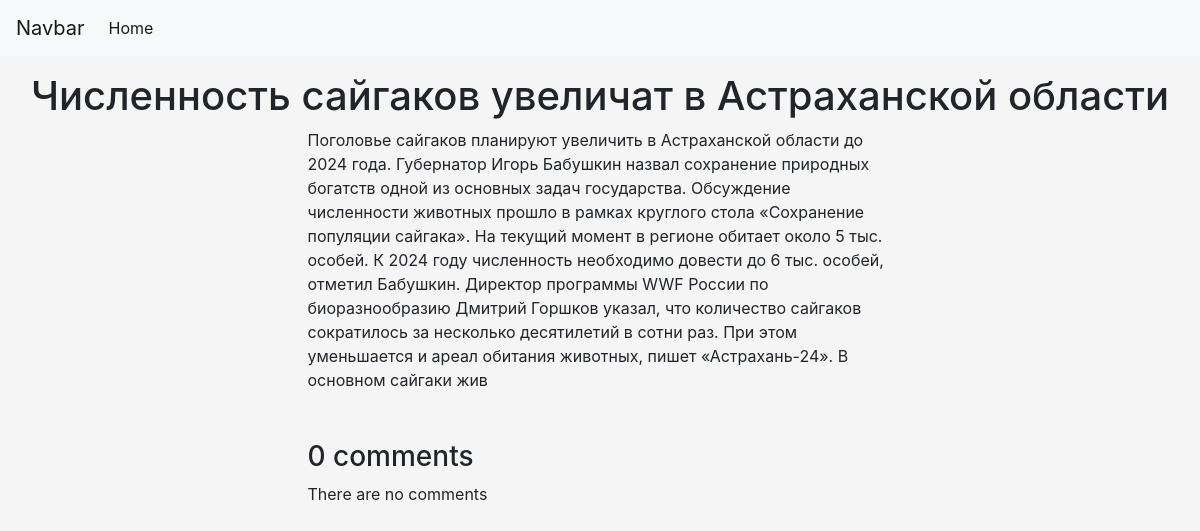
/mynews/2020/2/1/samalamadumalama/, run on an earlier commit of the app's database.
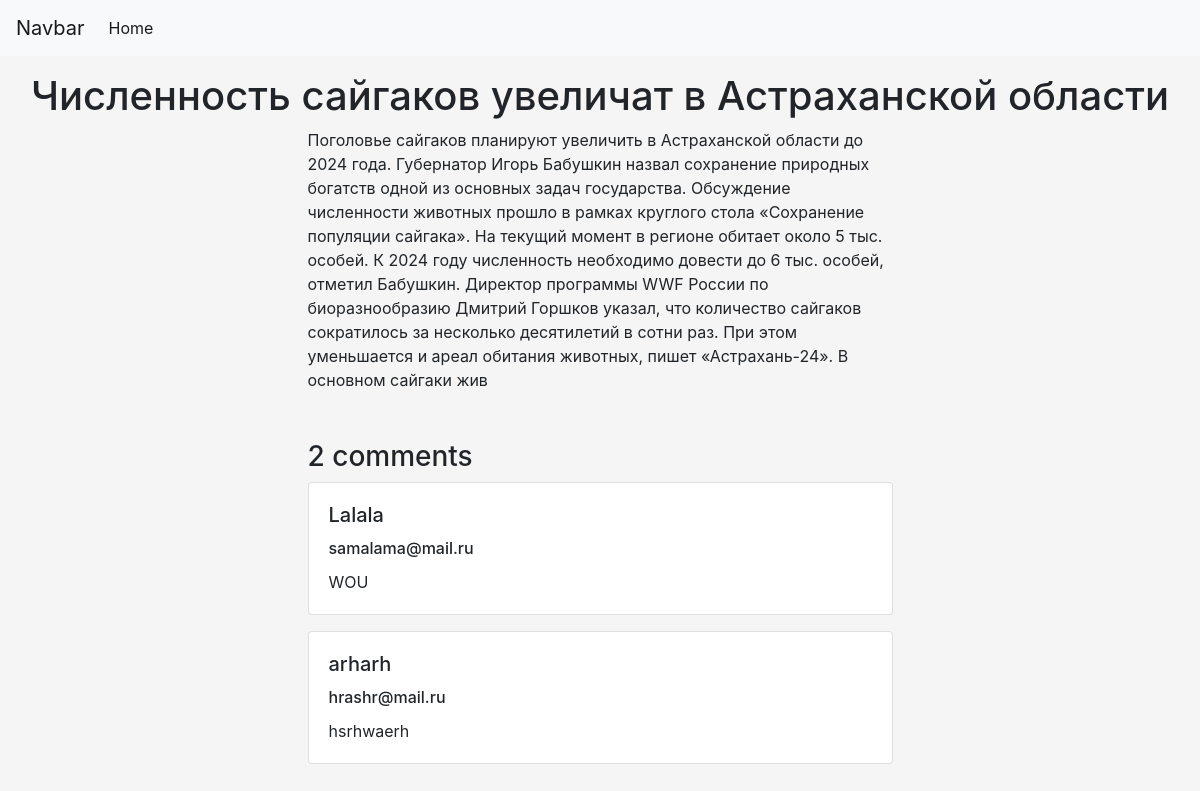
And on a later commit of the database.
### mynews/models.py (models this page shows, shortened)
class News(models.Model):
    SUBJECTS = (
        ('economics', 'Economics'),
        ('natural', 'Natural')
    )
    CHOICES = (
        ('draft', 'Draft'),
        ('published', 'Published')
    )
    title = models.CharField(max_length=150, db_index=True)
    slug = models.SlugField(max_length=200, unique_for_date='time_publish')
    body = models.TextField(max_length=5000, db_index=True)
    author = models.ForeignKey(User, on_delete=models.CASCADE, related_name='news')
    time_create = models.DateTimeField(auto_now_add=True)
    time_publish = models.DateTimeField(default=timezone.now)
    time_update = models.DateTimeField(auto_now=True)
    subject_name = models.CharField(max_length=20, choices=SUBJECTS, default='economics')
    tags = models.ManyToManyField('Tag', related_name='news', blank=True)
    status = models.CharField(max_length=10, choices=CHOICES, default='draft')
    objects = models.Manager()
    published = NewsManager()
    class Meta:
        ordering = ['-time_publish']

class Comment(models.Model):
    news = models.ForeignKey(News, on_delete=models.CASCADE, related_name='comments')
    name = models.CharField(max_length=80)
    email = models.EmailField()
    body = models.TextField(max_length=2000)
    created = models.DateTimeField(auto_now_add=True)
    updated = models.DateTimeField(auto_now=True)
    active = models.BooleanField(default=False)
    class Meta:
        ordering = ['created']

### mynews/views.py (the view)
# urls.py: path('<int:year>/<int:month>/<int:day>/<slug:slug>/', news_detail, name='news_detail'),
def news_detail(request, year, month, day, slug):
    new = get_object_or_404(News, slug=slug, status='published', time_publish__year=year, time_publish__month=month,
                            time_publish__day=day)
    comments = new.comments.filter(active=True)
    new_comment = None
    if request.method == 'POST':
        comment_form = CommentForm(request.POST)
        if comment_form.is_valid():
            new_comment = comment_form.save(commit=False)
            new_comment.news = new
            new_comment.save()
    else:
        comment_form = CommentForm
    return render(request, 'mynews/news_detail.html', context={'new': new,
                                                               'comments': comments,
                                                               'new_comment': new_comment,
                                                               'comment_form': comment_form})

### mynews/templates/mynews/news_detail.html (shortened to what this page needs)
{% extends 'mynews/base_news.html' %}
{% block info %}
<div class="row justify-content-center mt-3">
    <h1>{{new.title}}</h1>
</div>
<div class="row justify-content-center">
    <div class="col-6">
        {{new.body}}
    </div>
</div>
<div class="row justify-content-center mt-5">
    <div class="col-6">
        {% with comments.count as total_comments %}
        <h3>{{ total_comments }} comment{{ total_comments|pluralize }}</h3>
        {% endwith %}
        {% for comment in comments %}
        {% include 'mynews/includes/comment.html' %}
        {% empty %}
        <p>There are no comments</p>
        {% endfor %}
    </div>
</div>
{% endblock %}

### mynews/templates/mynews/base_news.html (shortened to what this page needs)
{% extends 'base.html' %}

### templates/base.html (shortened to what this page needs)
{% load static %}
<!DOCTYPE html>
<html lang="en">
<link rel="stylesheet" href="https://stackpath.bootstrapcdn.com/bootstrap/4.4.1/css/bootstrap.min.css">
<link rel="stylesheet" href="{% static 'css/main.css' %}">
<head>
</head>
<body>
<nav class="navbar navbar-expand-lg navbar-light bg-light">
  <a class="navbar-brand" href="#">Navbar</a>
  <div class="collapse navbar-collapse" id="navbarNav">
    <ul class="navbar-nav">
      <li class="nav-item active">
        <a class="nav-link" href="#">Home <span class="sr-only">(current)</span></a>
      </li>
    </ul>
  </div>
</nav>
    {% block info %}{% endblock %}
</body>
</html>

### mynews/templates/mynews/includes/comment.html
<div class="card mb-3">
    <div class="card-body">
    <h5 class="card-title">{{comment.name }}</h5>
    <h6 class="card-title">{{comment.email }}</h6>
    <p class="card-text">{{comment.body}}</p>
  </div>
</div>

### static/css/main.css (style rules this page uses)
body { background-color: #F5F5F5; }

What changed in the data, as far as the page shows it:
added Comment: name "Lalala", email "samalama@mail.ru", body "WOU"
added Comment: name "arharh", email "hrashr@mail.ru", body "hsrhwaerh"
Also different on the page:
{{ total_comments }}: "0" → "2"
text no longer shown: "There are no comments"
